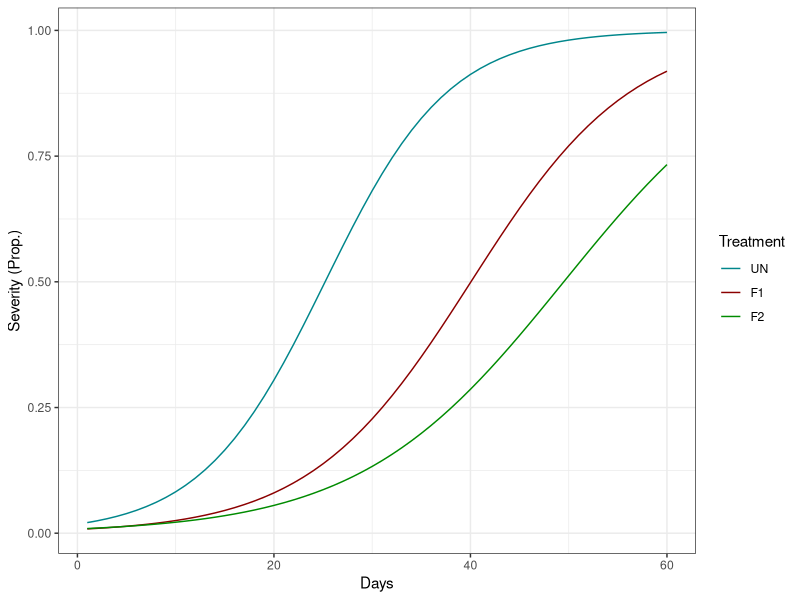
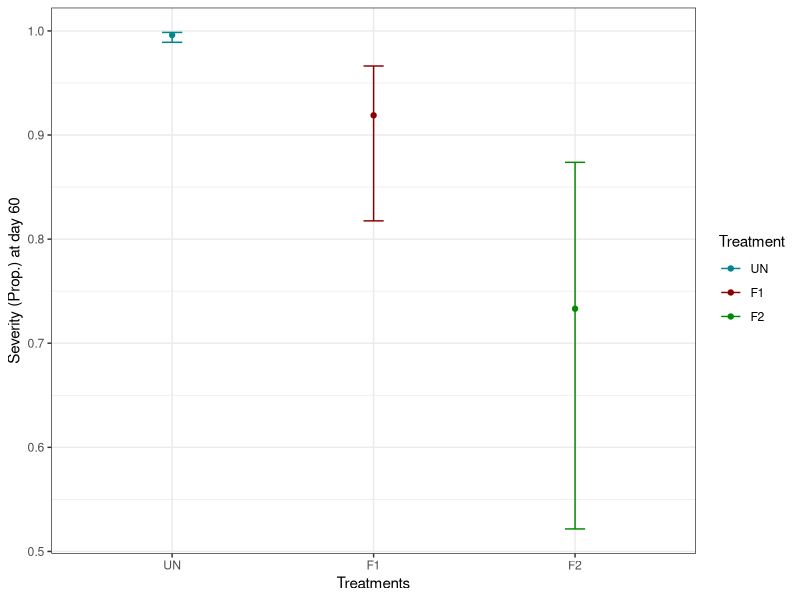

The R script that drew these images, in order:
# Packages
library(readxl) # Reading excel files
library(tidyverse) # Wrangling
library(msm) # Delta method
library(lme4) # Linear mixed models
library(emmeans) # emmeans for mult comp
library(glmmTMB) # beta regression / glmm

# Read the data
df <- read_excel("Example_df1.xlsx")

# Control trt factor order
df <- df %>%
  mutate(
    trt = as.factor(trt),
    trt = fct_relevel(trt, c("UN", "F1", "F2")))

# Fit the model
m3 <- glmmTMB(y ~ trt*day + (1|block), data = df, family = beta_family(link = "logit"))

# Check model parameters
summary(m3)

# Obtain predictions + plot
pred_df3 <- data.frame(
  trt = as.factor(c(rep("UN", 60), rep("F1", 60), rep("F2", 60))),
  day = c(rep(seq(1, 60, by = 1), 3)))

pred_df3$trt <- fct_relevel(pred_df3$trt, c("UN", "F1", "F2"))

pred_df3$pred_l <- predict(m3, newdata = pred_df3, re.form = NA, type = "link") # link scale
pred_df3$pred_p <- predict(m3, newdata = pred_df3, re.form = NA, type = "response") # response scale

ggplot(pred_df3, aes(day, pred_p, colour = trt, group = trt)) +
  geom_line() +
  #  geom_point(aes(day, pred_l, colour = trt)) +
  scale_color_manual(values = c("turquoise4", "#8B0000", "green4")) +
  theme_bw() +
  labs(y = "Severity (Prop.)", x = "Days", colour = "Treatment")

# Slope

## We can compare the slope on the link scale:
slopes_link <- emtrends(m3, ~ trt, var = "day")
pairs(slopes_link)

slopes3 <- data.frame(slopes_link)

## We can also find the max slopes at the response scale, and compare then. As a shortcut, here the maximum occurs at mu = 0.5 (this max slope is also a derived quantity).
der_df3 <- data.frame(
  trt = c("UN", "F1", "F2"),
  y_inf = c(0.5, 0.5, 0.5),
  x_inf = c(-fixef(m3)$cond[1]/slopes3$day.trend[1], -(fixef(m3)$cond[1]+fixef(m3)$cond[2])/slopes3$day.trend[2], -(fixef(m3)$cond[1]+fixef(m3)$cond[3])/slopes3$day.trend[3]),
  max_s = c(slopes3$day.trend[1]/4, slopes3$day.trend[2]/4, slopes3$day.trend[3]/4),
  se = c(slopes3$SE[1]/4, slopes3$SE[2]/4, slopes3$SE[3]/4),
  CI.lb = c(slopes3$asymp.LCL[1]/4, slopes3$asymp.LCL[2]/4, slopes3$asymp.LCL[3]/4),
  CI.ub = c(slopes3$asymp.UCL[1]/4, slopes3$asymp.UCL[2]/4, slopes3$asymp.UCL[3]/4)
)

### Max slope contrast
cont_s3 <- data.frame(
  contrast = c("UN-F1", "UN-F2", "F1-F2"),
  z = c(
    
    (der_df3$max_s[1] - der_df3$max_s[2])/(deltamethod(~ x4/4 - (x4+x5)/4, fixef(m3)$cond, vcov(m3)$cond)),
    
    (der_df3$max_s[1] - der_df3$max_s[3])/(deltamethod(~ x4/4 - (x4+x6)/4, fixef(m3)$cond, vcov(m3)$cond)),
    
    (der_df3$max_s[2] - der_df3$max_s[3])/(deltamethod(~ (x4+x5)/4 - (x4+x6)/4, fixef(m3)$cond, vcov(m3)$cond))
    
  )
)

cont_s3$p.value <- 2*pnorm(abs(cont_s3$z), lower.tail = FALSE)

# Predicted disease severity at day 60
pred60_3 <- data.frame(emmeans(m3, ~ trt | day, at = list(day = 60), type = "response"))

ggplot(pred60_3, aes(trt, response, colour = trt)) +
  geom_point() +
  geom_errorbar(aes(ymin = asymp.LCL, ymax = asymp.UCL), width = 0.1) +
  scale_color_manual(values = c("turquoise4", "#8B0000", "green4")) +
  labs(y = "Severity (Prop.) at day 60", x = "Treatments", colour = "Treatment") +
  theme_bw()
